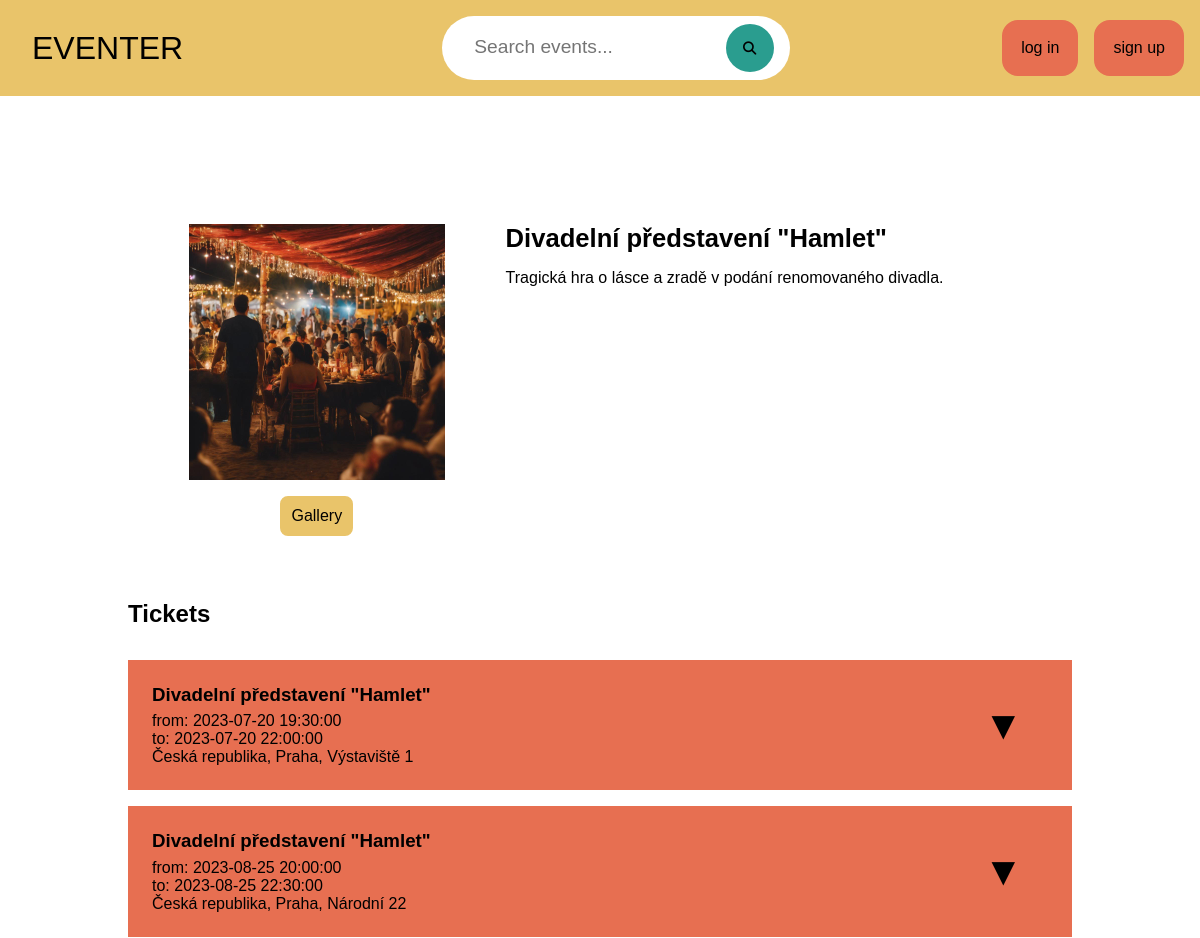
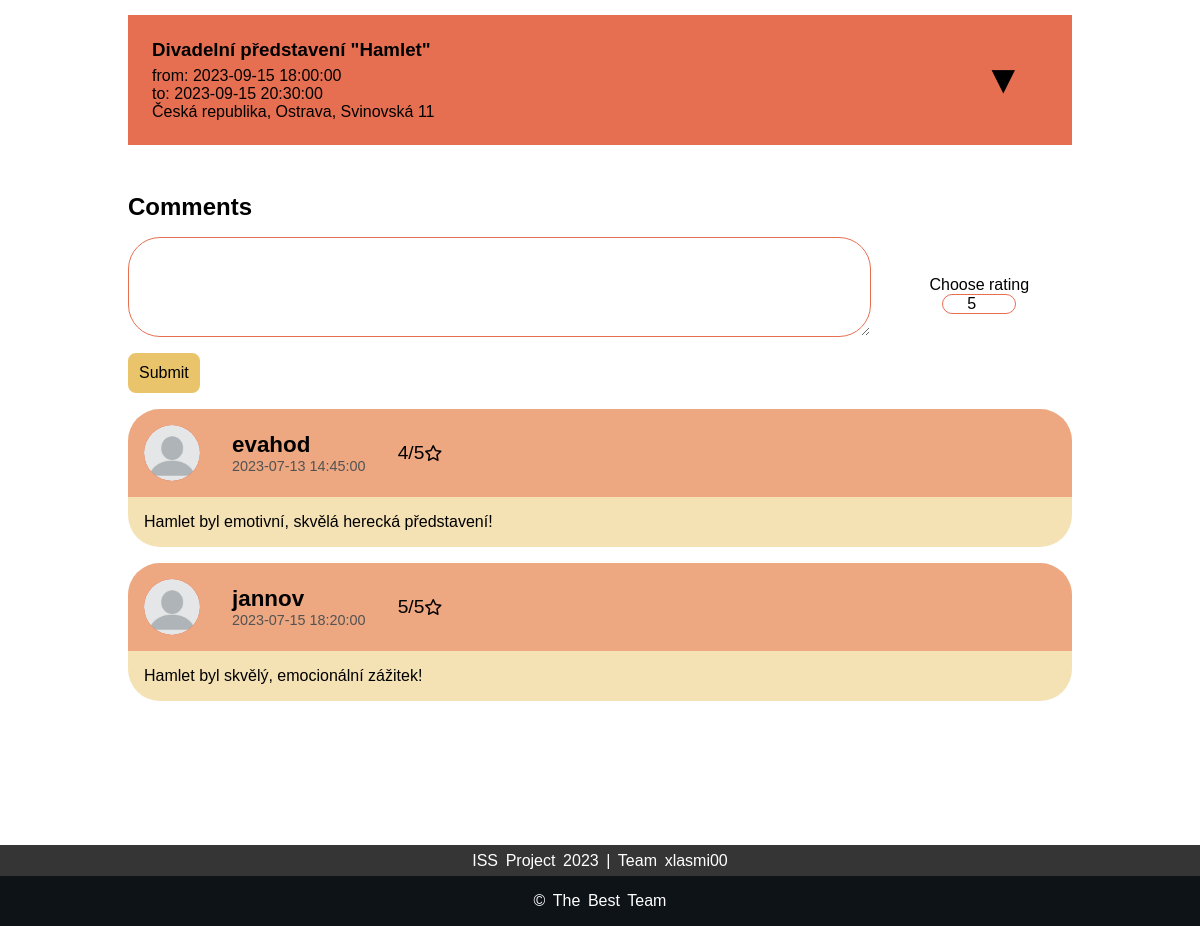
The page /event-detail.php?event_id=2 on the database its author committed (2 pictures, top to bottom).
### tables this page shows
CREATE TABLE Event (
    event_id INT AUTO_INCREMENT PRIMARY KEY,
    event_name VARCHAR(128),
    event_description MEDIUMTEXT,
    event_icon VARCHAR(256),
    rating FLOAT,
    time_of_creation DATETIME,
    time_of_last_edit DATETIME,
    event_status VARCHAR(64),

    category_id INT,
    account_id INT,

    

    CONSTRAINT fk_event_owner
    FOREIGN KEY (account_id)
    REFERENCES Account(account_id) ON DELETE CASCADE
);

CREATE TABLE Event_instance (
    instance_id INT AUTO_INCREMENT PRIMARY KEY,
    event_id INT,
    address_id INT,
    date_from DATE,
    time_from TIME,
    date_to DATE,
    time_to TIME,

    CONSTRAINT fk_instance_of_event
    FOREIGN KEY (event_id)
    REFERENCES Event(event_id) ON DELETE CASCADE,

    CONSTRAINT fk_address_of_instance
    FOREIGN KEY (address_id)
    REFERENCES Address(address_id) ON DELETE CASCADE
);

CREATE TABLE Address (
    address_id INT AUTO_INCREMENT PRIMARY KEY,
    country VARCHAR(128),
    zip INT,
    city VARCHAR(128),
    street VARCHAR(128),
    street_number INT,
    state VARCHAR(128),
    address_description MEDIUMTEXT,
    date_of_creation DATETIME,  
    address_status VARCHAR(64),
    account_id INT  
);

CREATE TABLE Comment (
    comment_id INT AUTO_INCREMENT PRIMARY KEY,
    time_of_posting DATETIME,
    comment_text MEDIUMTEXT,
    comment_rating FLOAT,

    account_id INT,
    super_comment INT,
    event_id INT,

    FOREIGN KEY (account_id)
    REFERENCES Account(account_id) ON DELETE CASCADE,

    CONSTRAINT fk_super_comment
    FOREIGN KEY (super_comment)
    REFERENCES Comment(comment_id) ON DELETE CASCADE,

    CONSTRAINT fk_comment_on_event
    FOREIGN KEY (event_id)
    REFERENCES Event(event_id) ON DELETE CASCADE
);

CREATE TABLE Account (
    account_id INT AUTO_INCREMENT PRIMARY KEY,
    email VARCHAR(256) NOT NULL,
    first_name VARCHAR(128),
    last_name VARCHAR(128),
    nick VARCHAR(128),
    password VARCHAR(128),
    account_type VARCHAR(32),
    profile_icon VARCHAR(256),
    account_status VARCHAR(64)
);

### common/html-components.php (the view, shortened to what this page needs)
<?php
require_once "db_handler.php";
function makeHead(string $title)
{
    ?>
    <!DOCTYPE html>
    <html lang="en">
    <head>
        <link rel="stylesheet" href="styles/style.css">
    </head>
    <body>
    <?php
}
    ?>
    <?php
function makeHeader()
{
    ?>
    <header>
        <div class="top-bar">
            <a id="logo" href="index.php"><p>EVENTER</p></a>
            <div class="search-bar">
                <form action="index.php" method="get">
                    <input type="text" placeholder="Search events..." name="events_search_bar" value="<?php echoSessionVal("events_search_bar", ""); ?>" >
                    <button><i class="fa-solid fa-magnifying-glass"></i></button>
                </form>
            </div>
            <div class="profile">
                <?php
                    if (userIsLoggedIn())
                    {
                        echo '<div class="profile-icon" onclick="menuToggle();">';
                        echo '<img id="profile_icon" src="'.getUserIcon().'">';
                        echo "</div>";
                        generateProfilMenu();
                    }
                    else
                    {
                        echo "<div class='login-btns'>";
                        echo "<a href='login.php' class='button-sharp-filled'>log in</a>";
                        echo "<a href='signup.php' class='button-sharp-filled'>sign up</a>";
                        echo "</div>";
                    }
                ?>
            </div>
        </div>
    </header>
    <?php
}
function makeFooter()
{
    ?>
    <footer>
        <div class="footer-top">
            <p> ISS Project 2023 | Team xlasmi00 </p>
        </div>
        <div class="footer-bottom">
            <p>&copy; The best Team</p>
        </div>
    </footer>
    </body>
    </html>
    <?php
}
    ?>
    <?php
function generateEventTickets($eventID)
{
    $tables_joined = "Event e NATURAL JOIN Event_instance ei JOIN Address a ON ei.address_id = a.address_id";
    $result_id = "instance_id, event_name, date_from, date_to, time_from, time_to, country, city, street, street_number";
    $event_instances = fetch_all_table_columns($tables_joined, $result_id, ["event_id" => $eventID] ,"event_id = :event_id", null);
    $cnt_t = 1;
    foreach ($event_instances as $event_instance)
    {
        echo '<div class="ticket">
            <div class="ticket-ticket">
                <div class="ticket-info">
                    <h3>'.$event_instance['event_name'].'</h3>
                    <p>
                        from: '.formatTime($event_instance, 'date_from', 'time_from').
                        '<br>to: ' .formatTime($event_instance, 'date_to', 'time_to').
                        '<br>' . formatAddress($event_instance) .'
                    </p>
                </div>
                <button ticket-arrow-button="ticket-'.$cnt_t.'" class="arrow-button" onclick="toggleTicketDetail(\'ticket-'.$cnt_t.'\')">▼</button>
            </div>
            <div class="ticket-types" id="ticket-'.$cnt_t.'">
        <table>';
        echo '<tr class="tickets-reserved">
                        <td><p>Total: </p></td>
                        <td><p id="total-ticket-'.$cnt_t.'">0.00,-</p></td>
                        <td></td>
                        <td class="row-10"><button class="button-round-empty">Reserve</button></td>
                </tr>
                </table>
            </div>
        </div>';
        $cnt_t++;
    }
}
function makeEventInfo($eventID)
{
    $event = fetch_table_entry("Event", "event_icon, event_name, event_description", ["event_id" => $eventID], "event_id = :event_id");
    $event_images = fetch_all_table_columns("Photos", "photo_path", ["event_id" => $eventID], "event_id = :event_id");
    echo '<div class="gallery-popup">
        <script src="src/front-end/js/toggleGallery.js"></script>
        <div class="gallery-popup-top-bar">
            <span class="close-btn"><i class="fa-solid fa-xmark"></i></span>
        </div>
        <button class="arrow-btn left-arrow"><i class="fa-solid fa-arrow-left"></i></button>
        <button class="arrow-btn right-arrow"><i class="fa-solid fa-arrow-right"></i></button>
        <img class="large-image">
        <h1 class="image-index">1</h1>
    </div>
    <div class="icon-container">
        <img src="'.getEventIcon($event).'">
        <button class="button-round-filled" onclick="toggleGallery('.json_encode($event_images).')">Gallery</button>
    </div>
    <div class="description-container">
        <h3>'.$event["event_name"].'</h3>
        <p>'.$event['event_description'].'</p>
    </div>';
}
function generateComments($eventID)
{
    $comments = fetch_distinct_table_columns("Comment natural join Account", "*", ["event_id" => $eventID], "event_id = :event_id");
    foreach ($comments as $comment)
    {
        echo '
        <div class="comment">
            <div class="comment-header">
                <span>
                    <div class="profile-icon">
                        <img src="'.getUserIcon($comment).'">
                    </div>
                    <div class="comment-header-text">
                        <h3>'.$comment['nick'].'</h3>
                        <p>'.$comment['time_of_posting'].'</p>
                    </div>
                    <p class="rating-text">'.$comment['comment_rating'].'/5</p>
                    <i class="fa-regular fa-star"></i>
                </span>';
        echo '
            </div>
            <div class="comment-body">
                <p>'.nl2br($comment['comment_text']).'</p>
            </div>
        </div>
        ';
    }
}
    ?>

### styles/style.css (style rules this page uses)
* { margin: 0; padding: 0; font-family: 'Poppins', sans-serif; box-sizing: border-box; }
body { background-color: white; }
header { width: 100%; background-color: #E9C46A; }
.top-bar { display: flex; align-items: center; flex-direction: row; justify-content: space-between; }
#logo { height: 100%; width: 30%; text-align: left; text-decoration: none; color: black; font-size: 2rem; margin: 1rem 0rem 1rem 2rem; }
.search-bar { width: 100%; max-width: 700px; display: flex; align-items: center; justify-content: center; padding: 1rem 2rem; }
.search-bar form { background-color: white; stroke: black; stroke-width: 0.2rem; border-radius: 60rem; padding: 0.5rem 1rem 0.5rem 2rem; }
.search-bar form input { background-color: transparent; flex: 1; border: 0; outline: none; font-size: 1.2rem; color: black; }
.search-bar button { width: 2rem; border: 0; border-radius: 50%; width: 3rem; height: 3rem; background-color: #2A9D8F; cursor: pointer; }
.profile { width: 30%; height: 100%; display: flex; justify-content: right; text-align: right; }
.profile-icon { height: 3.5rem; width: 3.5rem; border-radius: 50%; overflow: hidden; display: flex; justify-content: center; align-items: center; background-color: #E76F51; margin: 1rem 2rem 1rem 0rem; }
.profile-icon img { height: 100%; width: 100%; object-fit: cover; border-radius: 50%; }
.login-btns a { margin-right: 1rem; border-radius: 1rem; }
footer { color: white; font-size: 1rem; word-spacing: 0.2rem; text-align: center; }
.footer-top { padding: 0.4rem 0; background-color: #353535; }
.footer-bottom { background: #0D1317; width: auto; padding: 1rem 0; align-items: center; }
.footer-bottom p { text-transform: capitalize; }

### styles/buttons.css (style rules this page uses)
.button-round-filled { display: inline-block; padding: 0.5rem; font-size: 1rem; text-align: center; text-decoration: none; border: 0.2rem solid #E9C46A; border-radius: 0.5rem; color: black; background-color: #E9C46A; cursor: pointer; }
.button-sharp-filled { display: inline-block; padding: 1rem; font-size: 1rem; text-align: center; text-decoration: none; border: 0.2rem solid #E76F51; color: black; background-color: #E76F51; cursor: pointer; }

### styles/info-container.css (style rules this page uses)
.info-container .icon-container { width: 40%; display: flex; flex-direction: column; align-items: center; justify-content: center; }
.icon-container img { max-width: 16rem; max-height: 20rem; }
.info-container .description-container { width: 60%; display: flex; flex-direction: column; text-align: left; justify-content: start; }

### styles/event-detail.css (style rules this page uses)
.icon-container button { margin: 1rem; }
.description-container h3 { padding-bottom: 1rem; font-size: 1.6rem; }
.ticket { width: 100%; margin-top: 1rem; display: flex; flex-direction: column; background-color: #E76F51; }
.ticket-ticket { display: flex; flex-direction: row; align-items: center; justify-content: space-between; padding: 1.5rem; }
.ticket-ticket .ticket-info { width: 90%; display: flex; flex-direction: column; text-align: left; }
.ticket-info h3 { margin-bottom: 0.4rem; }
.arrow-button { width: 10%; font-size: 2.5rem; padding: 0.5rem; border: none; background-color: #E76F51; }
.comments-block .comment { width: 100%; display: flex; flex-direction: column; background: rgb(233,196,106,0.5); border-radius: 2rem; margin-bottom: 1rem; }
.comment .comment-header { width: 100%; display: flex; flex-direction: row; align-items: center; justify-content: space-between; padding-left: 1rem; background: rgb(231,111,81,0.5); border-radius: 2rem 2rem 0 0; }
.comment-header .comment-header-text { display: flex; flex-direction: column; justify-content: center; }
.comment-header span { display: flex; flex-direction: row; align-items: center; }
.comment-header span .rating-text { font-size: 1.2rem; margin-left: 2rem; }
.comment-header-text h3 { font-size: 1.4rem; }
.comment-header-text p { font-size: 0.9rem; color: rgb(83, 83, 83); }
.comment .comment-body { width: 100%; padding: 1rem; min-height: 20px; }

### rows shown on the page
event: event_name "Divadelní představení \"Hamlet\"", event_description "Tragická hra o lásce a zradě v podání renomovaného divadla."
event_instance: event.event_name "Divadelní představení \"Hamlet\"", date_from+time_from "2023-07-20 19:30:00", formatTime($event_instance, 'date_to', 'time_to') "2023-07-20 22:00:00", address.street_number "Česká republika, Praha, Výstaviště 1"
event_instance: event.event_name "Divadelní představení \"Hamlet\"", date_from+time_from "2023-08-25 20:00:00", formatTime($event_instance, 'date_to', 'time_to') "2023-08-25 22:30:00", address.street_number "Česká republika, Praha, Národní 22"
event_instance: event.event_name "Divadelní představení \"Hamlet\"", date_from+time_from "2023-09-15 18:00:00", formatTime($event_instance, 'date_to', 'time_to') "2023-09-15 20:30:00", address.street_number "Česká republika, Ostrava, Svinovská 11"
comment: account.nick "evahod", time_of_posting "2023-07-13 14:45:00", comment_rating "4", comment_text "Hamlet byl emotivní, skvělá herecká představení!"
comment: account.nick "jannov", time_of_posting "2023-07-15 18:20:00", comment_rating "5", comment_text "Hamlet byl skvělý, emocionální zážitek!"
